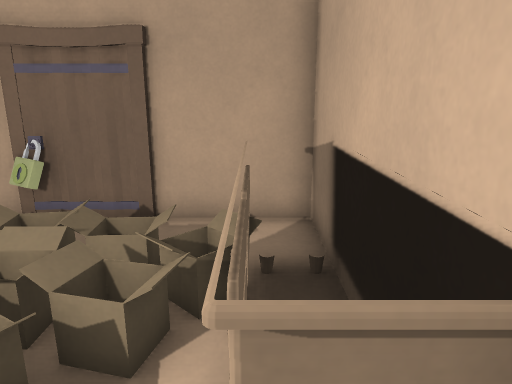
[1] (above)

13 first-person views from a walk through a level from a Godot 3-D game. The camera is 1.3 m above the floor, tilts 14° down and sees 70° across. The floor is counted in squares, 0.5 m on a side. Each view is taken from the middle of a square. On the plan, view 1 faces up. The plan holds only what a view shows up to about 20 squares ahead; the rest is blank. The place goes on beyond the plan.

[2]
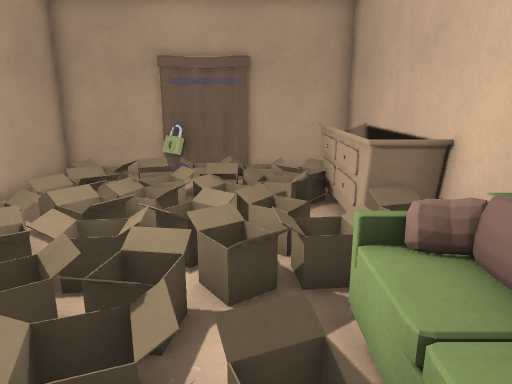

[3]
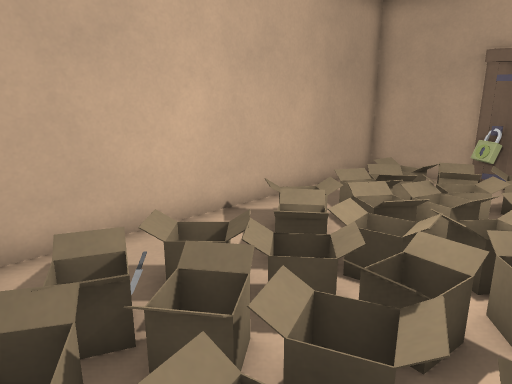

[4]
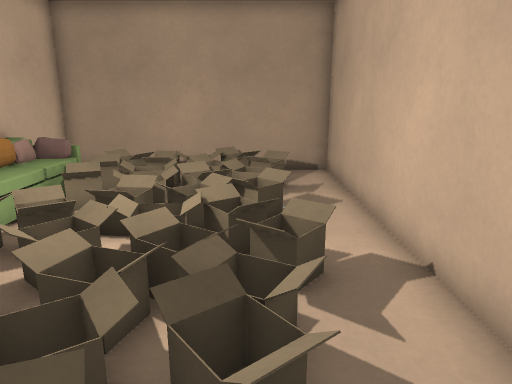

[5]
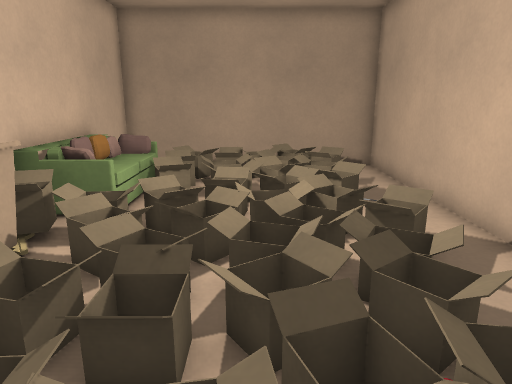

[6]
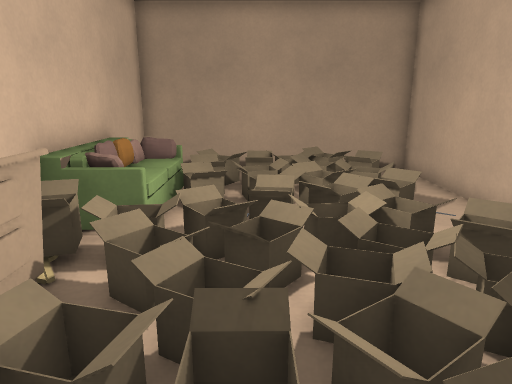

[7]
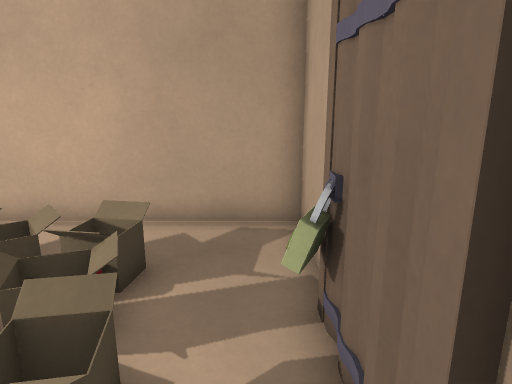

[8]
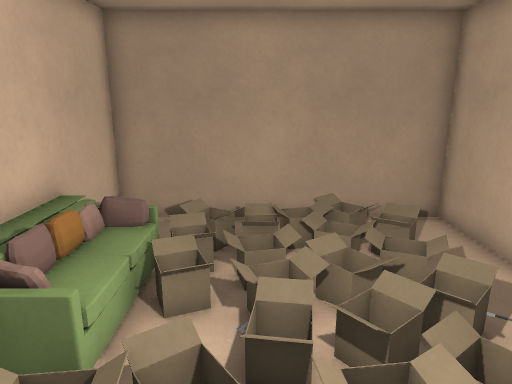

[9]
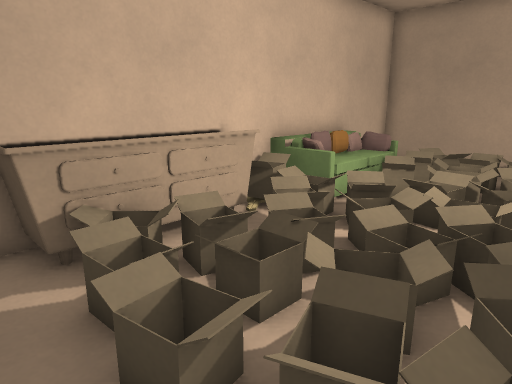

[10]
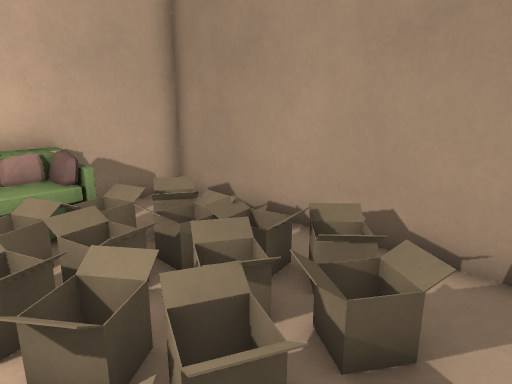

[11]
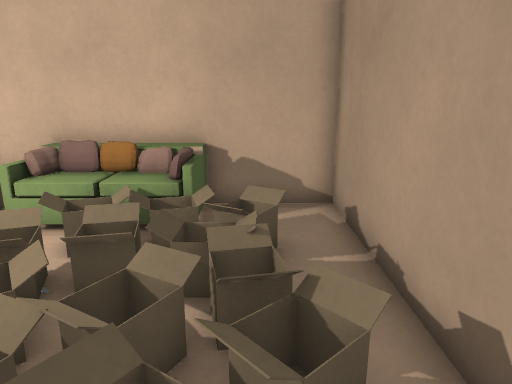

[12]
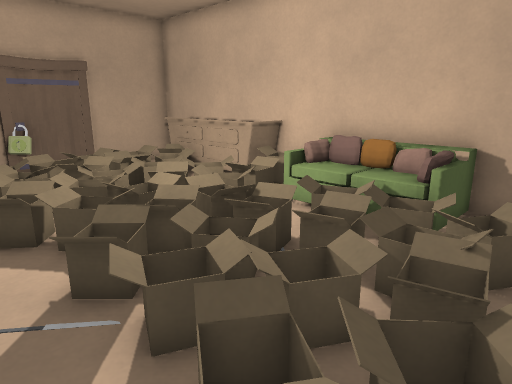

[13]
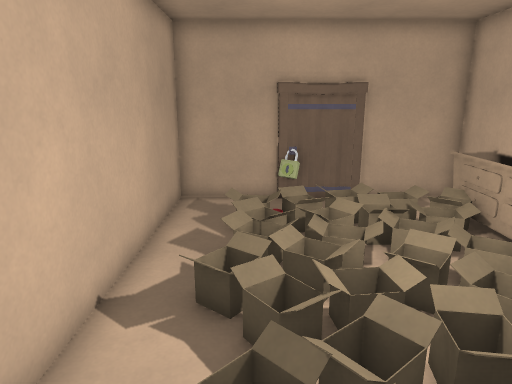

### Floor plan
Key: @ floor where view 1 was taken; # wall or solid block; . floor; / step, stairs or slope; D closed door; = window, fence, low wall or low ledge; B box; S sofa; O other object.
Columns run from 9 left of view 1 to 1 right of it. Each row starts with its distance up from view 1.
  8 ####ODD####
  7 #...O.....#
  6 #....//..=#
  5 #.///O/ /=#
  4 #..O/O/OO=#
  3 #../////O=#
  2 #..////O.=#
  1 #./O////OB#
  0 #./OO////@#
 -1 #../////=##
 -2 #.//O/O//=#
 -3 #..////// #
 -4 #..////O/=#
 -5 #.///////S#
 -6 #.////O//.#
 -7 #.../.....#
 -8 ###########

Positions as (right, up) in squares from view 1, and headings:
1: (0, 0), facing up
2: (-2, -5), facing up
3: (-2, -5), facing up-left
4: (-6, 6), facing down
5: (-4, 7), facing down
6: (-3, 6), facing down
7: (-1, 7), facing left
8: (-3, 3), facing down
9: (-6, 7), facing down-right
10: (-8, -2), facing down-right
11: (-8, -6), facing right
12: (-8, -7), facing up-right
13: (-6, -5), facing up
